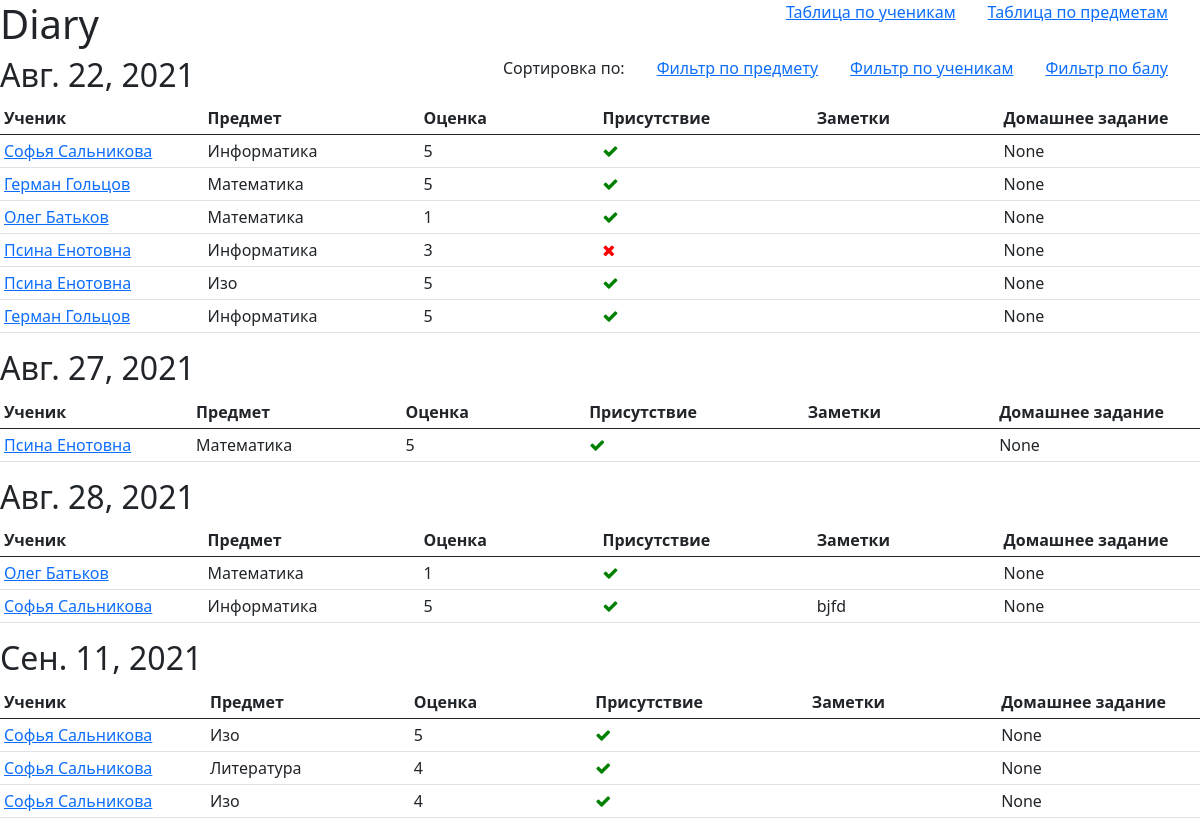
Screenshot of /group_date_diary with the database file from the repository.
### diary/models.py (models this page shows, shortened)
class Diary(models.Model):
    pupil = models.ForeignKey(Pupil, verbose_name='Ученик',
                              on_delete=models.CASCADE, null=True)
    subject = models.ForeignKey(Subject, verbose_name='Предмет',
                                on_delete=models.CASCADE, null=True)
    created_at = models.DateTimeField('Создано', auto_now_add=True)
    updated_at = models.DateTimeField('Обновлено', auto_now=True)
    date = models.DateField('Дата', default=now)
    score = models.IntegerField('Оценка', choices=((5, 5),
                                                        (4, 4),
                                                        (3, 3),
                                                        (2, 2),
                                                        (1, 1)))
    is_present = models.BooleanField('Присутствие', default=False)
    notes = models.TextField('Заметки', null=True, blank=True)
    homework = models.ForeignKey(Homework, verbose_name='Домашнее задание',
                                 on_delete=models.CASCADE, null=True)
    class Meta:
        db_table = 'diaries'
        verbose_name = 'запись в дневнике'
        verbose_name_plural = 'Записи в дневнике'

class Pupil(models.Model):
    name = models.CharField('Имя', max_length=32)
    last_name = models.CharField('Фамилия', max_length=32)
    updated_at = models.DateTimeField('Добавление', auto_now=True)
    def full_name(self):
        return f'{self.name} {self.last_name}'
    class Meta:
        db_table = 'pupils'
        verbose_name = 'ученик'
        verbose_name_plural = 'Ученики'

class Subject(models.Model):
    name = models.CharField('Название', max_length=32)
    def __str__(self):
        return self.name
    class Meta:
        db_table = 'subjects'
        verbose_name = 'предмет'
        verbose_name_plural = 'Предметы'

### diary/views.py (the view)
# urls.py: path('group_date_diary', DiaryDateGroupView.as_view()),
class DiaryDateGroupView(View):
    def get(self, request: WSGIRequest):
        query = Diary.objects
        if ((order_by := request.GET.get('order_by'))
                and order_by
                in Diary.__doc__[len(Diary.__name__) + 1:-1].split(', ')):
            query = query.order_by(order_by)
        group_date_diary = [query.filter(date=_date)
                            for _date in Diary.objects.all().dates('date', 'day')]
        return render(request,
                      'diary/diary_date_group.html',
                      {'group_date_diary': group_date_diary})

### diary/templates/diary/diary_date_group.html (shortened to what this page needs)
{% extends "base.html" %}
{% block body %}
    <a href="/group_subject_diary" class="header" style="margin-left: 2em; float: right; margin-right: 2em">Таблица по предметам </a>
    <a href="/group_diary" class="header" style="margin-left: 2em; float: right">Таблица по ученикам </a>
    <h1>Diary</h1>
    <a href="/group_date_diary?order_by=score" class="header" style="margin-left: 2em; float: right; margin-right: 2em">Фильтр по балу </a>
    <a href="/group_date_diary?order_by=pupil" class="header" style="margin-left: 2em; float: right">Фильтр по ученикам </a>
    <a href="/group_date_diary?order_by=subject" class="header" style="margin-left: 2em; float: right">Фильтр по предмету </a>
    <a style="float: right">Сортировка по:</a>
    {% for group in group_date_diary %}
    <h2>{{ group.0.date }}</h2>
      <table class="table table-sm">
        <thead>
          <tr>
            <th scope="col">Ученик</th>
            <th scope="col">Предмет</th>
            <th scope="col">Оценка</th>
            <th scope="col">Присутствие</th>
            <th scope="col">Заметки</th>
            <th score="col">Домашнее задание</th>
          </tr>
        </thead>
        <tbody>
        {% for diary in group %}
          <tr>
            <td><a href="{% url 'pupil' diary.pupil.id %}">{{ diary.pupil.full_name }}</a></td>
            <td>{{ diary.subject }}</td>
            <td>{{ diary.score }}</td>
            <td>
              {% if diary.is_present %}
                <i class="fa fa-check">
              {% else %}
                <i class="fa fa-remove">
              {% endif %}
            </td>
            <td>{{ diary.notes }}</td>
            <td>{{ diary.homework }}</td>
          </tr>
        {% endfor %}
        </tbody>
      </table>
      {% endfor %}
{% endblock %}

### rows the page displays
Diary: date "Авг. 22, 2021", pupil.full_name "Софья Сальникова", subject "Информатика", score "5", is_present True (drawn), homework "None"
Diary: pupil.full_name "Герман Гольцов", subject "Математика", score "5", is_present True (drawn), homework "None"
Diary: pupil.full_name "Олег Батьков", subject "Математика", score "1", is_present True (drawn), homework "None"
Diary: pupil.full_name "Псина Енотовна", subject "Информатика", score "3", is_present False (drawn), homework "None"
Diary: pupil.full_name "Псина Енотовна", subject "Изо", score "5", is_present True (drawn), homework "None"
Diary: pupil.full_name "Герман Гольцов", subject "Информатика", score "5", is_present True (drawn), homework "None"
Diary: date "Авг. 27, 2021", pupil.full_name "Псина Енотовна", subject "Математика", score "5", is_present True (drawn), homework "None"
Diary: date "Авг. 28, 2021", pupil.full_name "Олег Батьков", subject "Математика", score "1", is_present True (drawn), homework "None"
Diary: pupil.full_name "Софья Сальникова", subject "Информатика", score "5", is_present True (drawn), notes "bjfd", homework "None"
Diary: date "Сен. 11, 2021", pupil.full_name "Софья Сальникова", subject "Изо", score "5", is_present True (drawn), homework "None"
Diary: pupil.full_name "Софья Сальникова", subject "Литература", score "4", is_present True (drawn), homework "None"
Diary: pupil.full_name "Софья Сальникова", subject "Изо", score "4", is_present True (drawn), homework "None"
